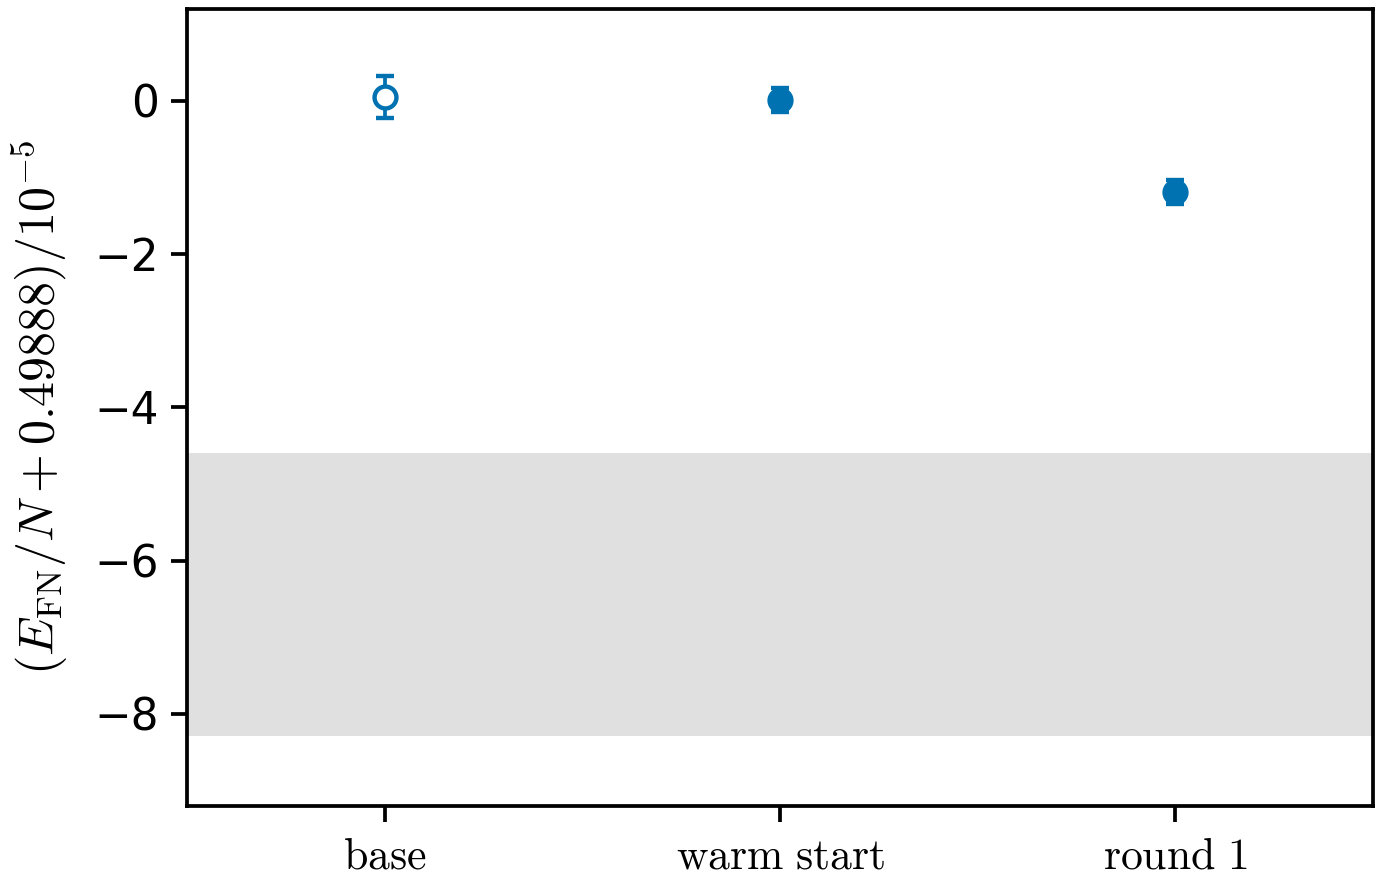

Recreate this plot in Python.
# 8x8 strong network (s306), one loop round, bare FN-GFMC (no Lanczos step).
# Source: docs/reports/2026-11-15_r1prime_grade_8x8.md (Paderborn 4271870, 4271928; 8 chains per arm, chain-scatter errors)
import sys; sys.path.insert(0, "/project/theorie/a/A.Otaifi/tools"); import paperstyle as ps
import matplotlib.pyplot as plt
ps.apply()
off = -0.49888
E = {"base": (-0.4988795, 2.7e-6), "warm": (-0.4988799, 1.6e-6), "r1": (-0.4988919, 1.6e-6)}
y = lambda k: (E[k][0] - off) * 1e5
d = lambda k: E[k][1] * 1e5
fig, ax = plt.subplots(figsize=(3.4, 2.3))
w = y("warm")
ax.axhspan(w - 8.3, w - 4.6, color="0.88", lw=0, zorder=0)
ps.series(ax, [0], [y("base")], [d("base")], 0, line=False, open_=True)
ps.series(ax, [1, 2], [w, y("r1")], [d("warm"), d("r1")], 0, line=False)
ax.set_xticks([0, 1, 2]); ax.set_xticklabels([r"$\mathrm{base}$", r"$\mathrm{warm\ start}$", r"$\mathrm{round\ 1}$"])
ax.set_xlim(-0.5, 2.5); ax.set_ylim(-9.2, 1.2)
ax.set_ylabel(r"$(E_{\rm FN}/N + 0.49888)/10^{-5}$")
ps.save(fig, "fig_r1p.pdf")
